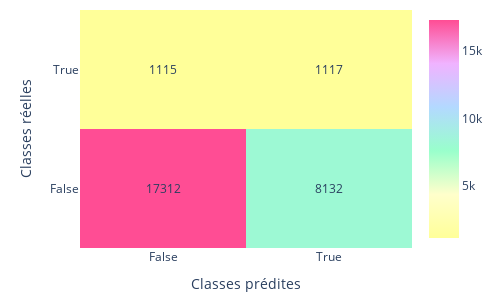

The code cell stored with this chart in its notebook:
### Code cell
plot_mat_conf(conf_mx)

### Figure 1 — Plotly figure (JSON) as saved in the notebook; plotly's stock layout.template omitted (floating-point values rounded to 4 significant figures)
{"data": [{"colorscale": [[0, "rgb(255, 255, 153)"], [0.2, "rgb(255, 255, 203)"], [0.4, "rgb(153, 255, 204)"], [0.6, "rgb(179, 217, 255)"], [0.8, "rgb(240, 179, 255)"], [1, "rgb(255, 77, 148)"]], "showscale": true, "type": "heatmap", "x": ["False", "True"], "y": ["False", "True"], "z": [[17312, 8132], [1115, 1117]]}], "layout": {"annotations": [{"showarrow": false, "text": "17312", "x": "False", "y": "False"}, {"showarrow": false, "text": "8132", "x": "True", "y": "False"}, {"showarrow": false, "text": "1115", "x": "False", "y": "True"}, {"showarrow": false, "text": "1117", "x": "True", "y": "True"}], "autosize": false, "height": 300, "margin": {"b": 30, "r": 20, "t": 10}, "width": 500, "xaxis": {"title": {"text": "Classes prédites"}}, "yaxis": {"dtick": 1, "title": {"text": "Classes réelles"}}}}
